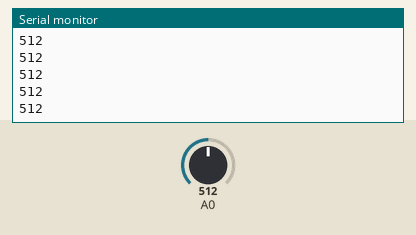
The sketch below on a simulated Arduino Uno, built with avr-gcc and run on an emulated ATmega328P. On the bench: the last lines printed to the serial monitor. The test bench sets the inputs (shaded band); at power-on: A0 = 512.

Above: at 1.2 s.
1.3 s: A0 set to 716
At 2.4 s:
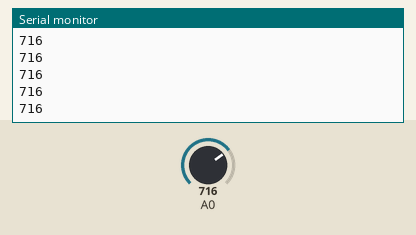
2.8 s: A0 set to 900
At 3.5 s:
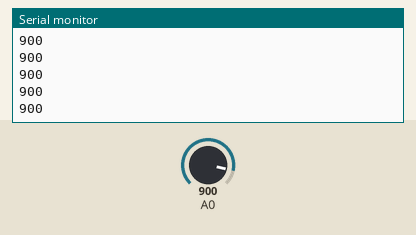
Timing chart, 0 to 5.8 s (numbered marks = the images above; inputs shaded):
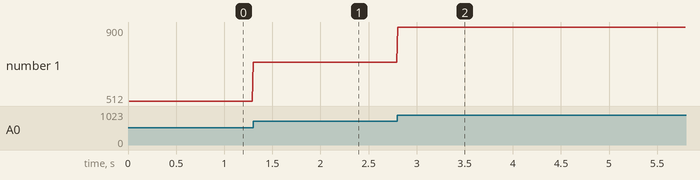

Measured:
- after the input at 1.3 s, the serial monitor: prints a new line at once (image 1)
- after the input at 2.8 s, the serial monitor: prints a new line at once (image 2)
- plotted number 1: 512 → 716 after the input at 1.3 s, 716 → 900 after the input at 2.8 s

The sketch:

Group2_Biosignal.ino
```cpp
#include <SoftwareSerial.h>
SoftwareSerial bluetooth(10, 11);
unsigned long lastSample = 0;

void setup() {
  Serial.begin(115200);
  bluetooth.begin(9600);
  analogReference(DEFAULT);
  pinMode(A0, INPUT);
  lastSample = micros();
}

void loop() {
  unsigned long now = micros();
  if ((unsigned long)(now - lastSample) >= 10000UL) {
    lastSample = now;
    int value = analogRead(A0);
    Serial.println(value);
    bluetooth.print("*Q");
    bluetooth.print(value);
    bluetooth.print('*');
  }
}
// Nominal 100 Hz request interval, not a verified sampling frequency.
// Measure timing and loss before assigning seconds to the phone x-axis.

// Current frame: *Q<integer ADC count>*. TXD->D10; D11->divider->RXD.
// Fixed Q200/Q800 tests passed; this current sketch reads genuine A0 data.
```
